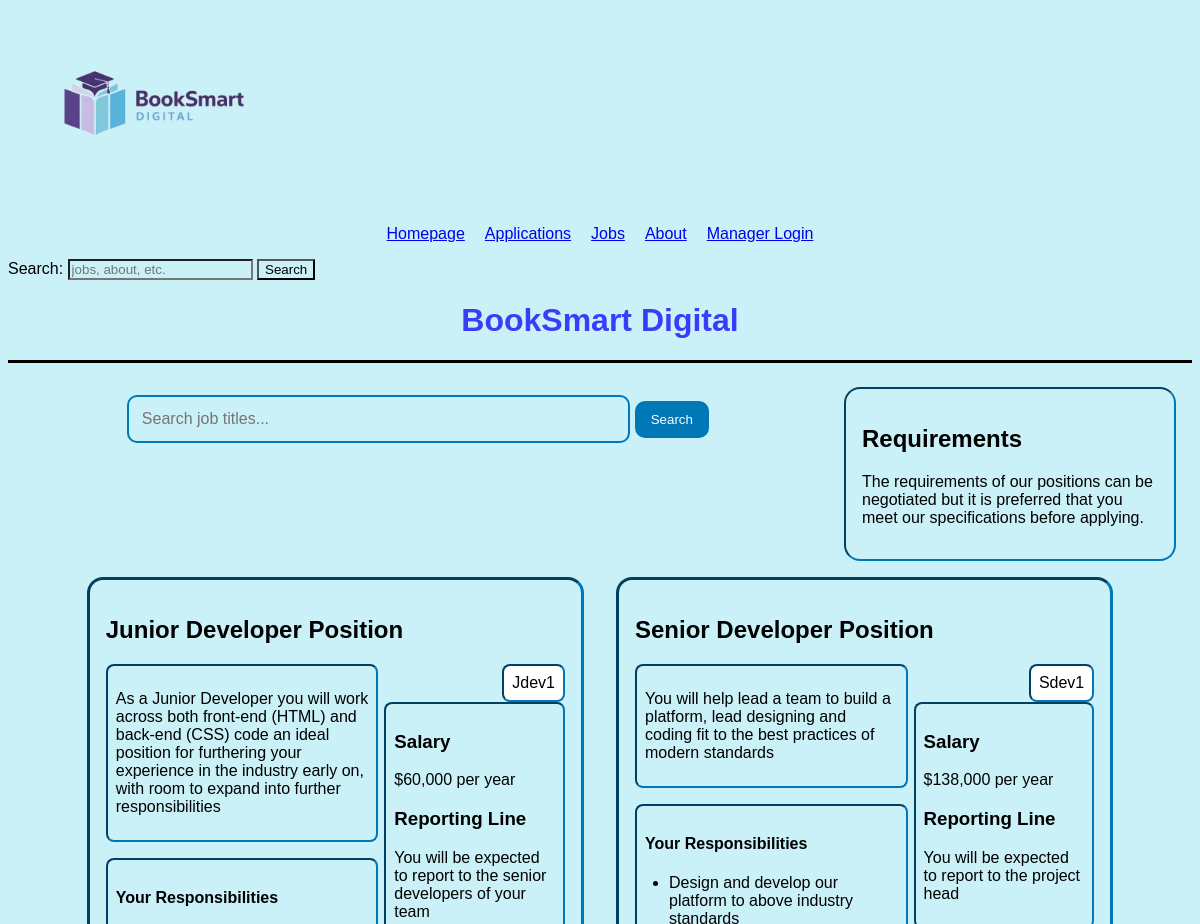
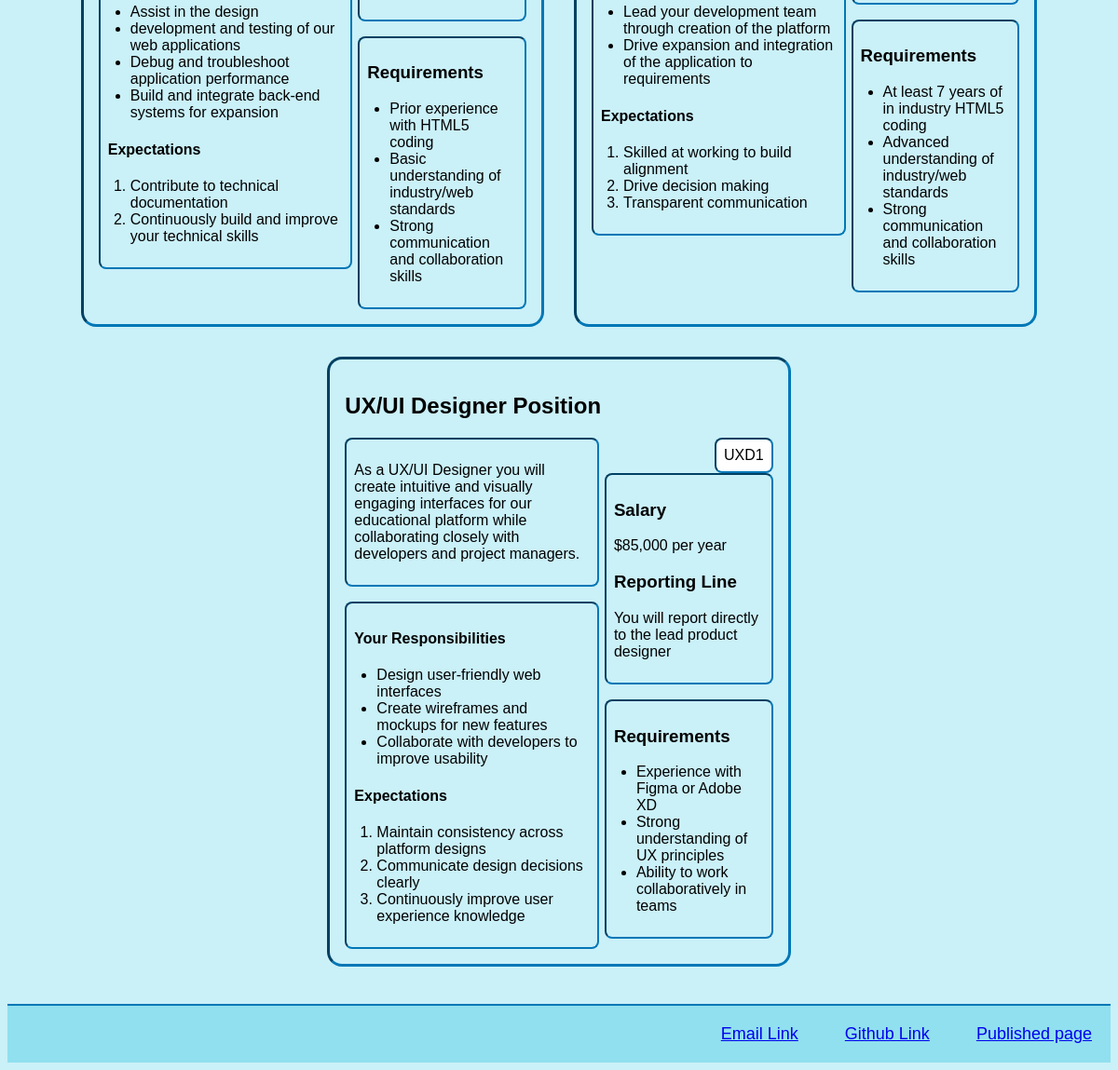
Screenshot of /pages/jobs.php with the database file from the repository (2 pictures, top to bottom).
### tables this page shows
CREATE TABLE `jobs` (
  `job_id` int(11) NOT NULL,
  `title` varchar(100) NOT NULL,
  `job_code` varchar(20) NOT NULL,
  `description` text NOT NULL,
  `responsibilities` text NOT NULL,
  `expectations` text NOT NULL,
  `salary` int(11) NOT NULL,
  `reporting_line` varchar(255) NOT NULL,
  `requirements` text NOT NULL
);

### pages/jobs.php (the view, shortened to what this page needs)
<!DOCTYPE html>
<html lang="en">
    <head>
        <link rel="stylesheet" type="text/css" href="../styles/jobs_layout.css">
        <link rel="stylesheet" type="text/css" href="../styles/styles.css">
    </head>
    <body>
    <?php
    require_once("../settings.php");
    $conn = mysqli_connect($host, $user, $pwd, $sql_db);
    $search = "";
    $query = "SELECT * FROM jobs
            WHERE title LIKE '%$search%'";
    $result = mysqli_query($conn, $query);
    ?>
    <?php
    include '../IncFiles/header.inc';
    ?>
    <aside class="requirements-box">
        <h2>Requirements</h2>
        <p>
            The requirements of our positions can be negotiated but it is preferred
            that you meet our specifications before applying.
        </p>
    </aside>
    <form method="get" action="jobs.php" class="search-container">
        <input
            type="text"
            name="search"
            placeholder="Search job titles..."
            value="<?php echo htmlspecialchars($search); ?>">
        <button type="submit">Search</button>
    </form>
    <div class="jobs-container">
    <?php
    if (mysqli_num_rows($result) > 0) {
        while ($row = mysqli_fetch_assoc($result)) {
            $responsibilities = explode(",", $row['responsibilities']);
            $expectations = explode(",", $row['expectations']);
            $requirements = explode(",", $row['requirements']);
    ?>
    <section class="job-box">
        <h2><?php echo $row['title']; ?></h2>
        <aside class="job-code">
            <?php echo $row['job_code']; ?>
        </aside>
        <section class="job-description">
            <p><?php echo $row['description']; ?></p>
        </section>
        <section class="job-salary">
            <h3>Salary</h3>
            <p>$<?php echo number_format($row['salary']); ?> per year</p>
            <h3>Reporting Line</h3>
            <p><?php echo $row['reporting_line']; ?></p>
        </section>
        <section class="job-workflow">
            <h4>Your Responsibilities</h4>
            <ul>
                <?php
                foreach ($responsibilities as $item) {
                    echo "<li>$item</li>";
                }
                ?>
            </ul>
            <h4>Expectations</h4>
            <ol>
                <?php
                foreach ($expectations as $item) {
                    echo "<li>$item</li>";
                }
                ?>
            </ol>
        </section>
        <section class="job-requirements">
            <h3>Requirements</h3>
            <ul>
                <?php
                foreach ($requirements as $item) {
                    echo "<li>$item</li>";
                }
                ?>
            </ul>
        </section>
    </section>
    <?php
        }
    } else {
        echo "<p>No jobs currently available.</p>";
    }
    ?>
    </div>
    <?php include '../IncFiles/footer.inc';
        ?>
    </body>
</html>

### styles/jobs_layout.css (style rules this page uses)
.search-container { text-align: center; margin: 2em 0; }
.search-container input { width: 40%; padding: 0.8em; border: 2px solid #0077B6; border-radius: 10px; font-size: 1em; }
.search-container button { padding: 0.8em 1.2em; border: none; border-radius: 10px; background-color: #0077B6; color: white; cursor: pointer; }
.jobs-container { display: flex; flex-wrap: wrap; justify-content: center; gap: 2em; width: 100%; margin-top: 2em; }
.job-box { background-color: #CAF0F8; padding: 1em; width: 42%; border: 3px inset #0077B6; border-radius: 16px; box-sizing: border-box; }
.job-description { padding: 0.5em; width: 55%; float: left; border: 2px inset #0077B6; border-radius: 8px; margin-bottom: 1em; }
.job-salary { padding: 0.5em; width: 35%; float: right; border: 2px inset #0077B6; border-radius: 8px; margin-bottom: 1em; }
.job-workflow { padding: 0.5em; width: 55%; float: left; border: 2px inset #0077B6; border-radius: 8px; }
.job-requirements { padding: 0.5em; width: 35%; float: right; border: 2px inset #0077B6; border-radius: 8px; }
.job-code { float: right; width: auto; padding: 0.5em; border: 2px inset #0077B6; border-radius: 8px; background-color: white; }
.requirements-box { float: right; width: 25%; margin: 1em; padding: 1em; border: 2px inset #0077B6; border-radius: 16px; }
ul, ol { padding-left: 1.5em; }

### styles/styles.css (style rules this page uses)
* { background-color: #CAF0F8; font-family: Arial, Helvetica, sans-serif; }

### rows the page displays
jobs: title "Junior Developer Position", job_code "Jdev1", description "As a Junior Developer you will work across both front-end (HTML) and back-end (CSS) code an ideal position for furthering your experience in the industry early on, with room to expand into further responsibilities", salary "60,000", reporting_line "You will be expected to report to the senior developers of your team", responsibilities "Assist in the design", responsibilities "development and testing of our web applications", responsibilities "Debug and troubleshoot application performance", responsibilities "Build and integrate back-end systems for expansion", expectations "Contribute to technical documentation", expectations "Continuously build and improve your technical skills", requirements "Prior experience with HTML5 coding", requirements "Basic understanding of industry/web standards", requirements "Strong communication and collaboration skills"
jobs: title "Senior Developer Position", job_code "Sdev1", description "You will help lead a team to build a platform, lead designing and coding fit to the best practices of modern standards", salary "138,000", reporting_line "You will be expected to report to the project head", responsibilities "Design and develop our platform to above industry standards", responsibilities "Lead your development team through creation of the platform", responsibilities "Drive expansion and integration of the application to requirements", expectations "Skilled at working to build alignment", expectations "Drive decision making", expectations "Transparent communication", requirements "At least 7 years of in industry HTML5 coding", requirements "Advanced understanding of industry/web standards", requirements "Strong communication and collaboration skills"
jobs: title "UX/UI Designer Position", job_code "UXD1", description "As a UX/UI Designer you will create intuitive and visually engaging interfaces for our educational platform while collaborating closely with developers and project managers.", salary "85,000", reporting_line "You will report directly to the lead product designer", responsibilities "Design user-friendly web interfaces", responsibilities "Create wireframes and mockups for new features", responsibilities "Collaborate with developers to improve usability", expectations "Maintain consistency across platform designs", expectations "Communicate design decisions clearly", expectations "Continuously improve user experience knowledge", requirements "Experience with Figma or Adobe XD", requirements "Strong understanding of UX principles", requirements "Ability to work collaboratively in teams"
